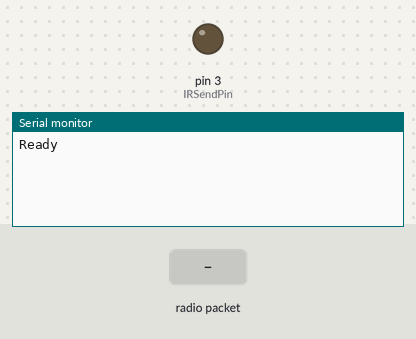
A sketch run on a simulated Arduino Uno, built with avr-gcc and run on an emulated ATmega328P. Parts: output pins drawn as LEDs (lit = HIGH), the last lines printed to the serial monitor. The test bench sets the inputs (shaded band). No radio packets arrive unless stated.

Above: at 1.2 s.
1.3 s: radio packet "irSpeed" arrives
At 1.7 s:
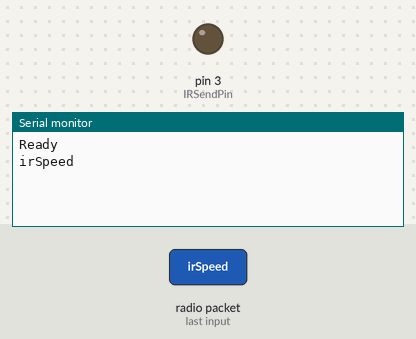
2.8 s: radio packet "irTime" arrives
At 3.9 s:
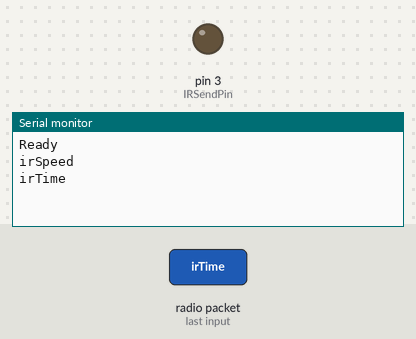
4.4 s: radio packet "irON" arrives
At 4.8 s:
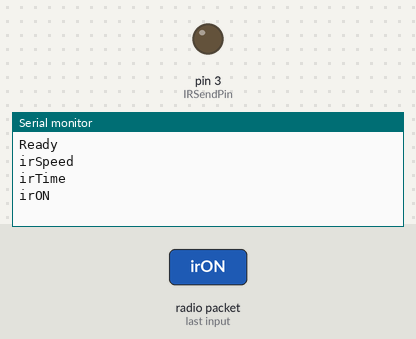

Measured:
- after the input at 1.3 s, the serial monitor: prints a new line at once (image 1)
- after the input at 2.8 s, the serial monitor: prints a new line after 0.11 s (image 2)
- after the input at 4.4 s, the serial monitor: prints a new line after 0.10 s (image 3)

The sketch:

ard_client.ino
```cpp
// Libraries
#include <SPI.h>
#include <nRF24L01.h>
#include <printf.h>
#include <RF24.h>
#include <RF24_config.h>

// Pins
const int RF24CEPin = 9;  // RF24 Chip Enable
const int RF24CSNPin = 8;  // RF24 Chip Select Not
const int IRSendPin = 3;  // Enables the LEDs

// Constants
const uint16_t loopIterMax = 128; // Iterations of the loop before resetting
const int rfCmdLength = 16;

// Program Counter
int loopIter = 0;                 // Program counter to check current loop iteration

//RF Values
char rf_cmd[rfCmdLength] = {0};
char rf_cmd_prev[rfCmdLength] = {0};

void setup()
{
  // Open Serial
  Serial.begin(115200);
  while(!Serial);
  Serial.println("Ready");

  // Designate Pin Modes
  pinMode(RF24CEPin, OUTPUT);
  pinMode(RF24CSNPin, OUTPUT);
  pinMode(IRSendPin, OUTPUT);

  radioInit();

}

void loop()
{
  loopIter++;
  if (loopIter == loopIterMax)
  {
    doRX();
    doIR();
    loopIter = 0;
    delay(2);
  }
  delay(1);
}
```

ir_control.ino
```cpp
#include <IRremote.h>

IRsend IRSender;

uint32_t irON = 0xF700FF;
uint32_t irOFF = 0xF7807F;
uint32_t irTime = 0xF740BF;
uint32_t irSpeed = 0xF7C03F;
uint32_t irFade = 0xF7D02F;
uint32_t irJump = 0xF7F00F;
uint32_t irAsyncFade = 0xF7C837;
uint32_t irAsyncJump = 0xF7E817;
uint32_t irRed = 0xF720DF;
uint32_t irOrange = 0xF710EF;
uint32_t irYellow = 0xF730CF;
uint32_t irYellowGreen = 0xF708F7;
uint32_t irLime = 0xF728D7;
uint32_t irGreen = 0xF7A05F;
uint32_t irLightGreen = 0xF7906F;
uint32_t irTeal = 0xF7B04F;
uint32_t irTurquoise = 0xF78877;
uint32_t irLightBlue = 0xF7A857;
uint32_t irBlue = 0xF7609F;
uint32_t irIndigo = 0xF750AF;
uint32_t irViolet = 0xF7708F;
uint32_t irLavender = 0xF748B7;
uint32_t irPink = 0xF76897;
uint32_t irWhite = 0xF720DF;

void doIR()
{
  if((strcmp(rf_cmd, rf_cmd_prev) == 0) && (strcmp(rf_cmd, "irSpeed") != 0) && (strcmp(rf_cmd, "irTime") != 0));
  else
  {
    if(strcmp(rf_cmd, "irON") == 0) IRSender.sendNEC(irON, 32, false);
    if(strcmp(rf_cmd, "irOFF") == 0) IRSender.sendNEC(irOFF, 32, false);
    if(strcmp(rf_cmd, "irTime") == 0) IRSender.sendNEC(irTime, 32, false);
    if(strcmp(rf_cmd, "irSpeed") == 0) IRSender.sendNEC(irSpeed, 32, false);
    if(strcmp(rf_cmd, "irFade") == 0) IRSender.sendNEC(irFade, 32, false);
    if(strcmp(rf_cmd, "irJump") == 0) IRSender.sendNEC(irJump, 32, false);
    if(strcmp(rf_cmd, "irAsyncFade") == 0) IRSender.sendNEC(irAsyncFade, 32, false);
    if(strcmp(rf_cmd, "irAsyncJump") == 0) IRSender.sendNEC(irAsyncJump, 32, false);
    if(strcmp(rf_cmd, "irRed") == 0) IRSender.sendNEC(irRed, 32, false);
    if(strcmp(rf_cmd, "irOrange") == 0) IRSender.sendNEC(irOrange, 32, false);
    if(strcmp(rf_cmd, "irYellow") == 0) IRSender.sendNEC(irYellow, 32, false);
    if(strcmp(rf_cmd, "irYellowGreen") == 0) IRSender.sendNEC(irYellowGreen, 32, false);
    if(strcmp(rf_cmd, "irLime") == 0) IRSender.sendNEC(irLime, 32, false);
    if(strcmp(rf_cmd, "irGreen") == 0) IRSender.sendNEC(irGreen, 32, false);
    if(strcmp(rf_cmd, "irLightGreen") == 0) IRSender.sendNEC(irLightGreen, 32, false);
    if(strcmp(rf_cmd, "irTeal") == 0) IRSender.sendNEC(irTeal, 32, false);
    if(strcmp(rf_cmd, "irTurquoise") == 0) IRSender.sendNEC(irTurquoise, 32, false);
    if(strcmp(rf_cmd, "irLightBlue") == 0) IRSender.sendNEC(irLightBlue, 32, false);
    if(strcmp(rf_cmd, "irBlue") == 0) IRSender.sendNEC(irBlue, 32, false);
    if(strcmp(rf_cmd, "irIndigo") == 0) IRSender.sendNEC(irIndigo, 32, false);
    if(strcmp(rf_cmd, "irViolet") == 0) IRSender.sendNEC(irViolet, 32, false);
    if(strcmp(rf_cmd, "irLavender") == 0) IRSender.sendNEC(irLavender, 32, false);
    if(strcmp(rf_cmd, "irPink") == 0) IRSender.sendNEC(irPink, 32, false);
    if(strcmp(rf_cmd, "irWhite") == 0) IRSender.sendNEC(irWhite, 32, false);
  }
  memcpy(rf_cmd_prev, rf_cmd, rfCmdLength);
}
```

receiver.ino
```cpp
byte address[5] = {'A','L','0','0','0'};        // RF Address Selection

RF24 radio(RF24CEPin, RF24CSNPin);

void radioInit()
{
  radio.begin();
  radio.setDataRate( RF24_250KBPS );

  radio.openReadingPipe(0, address);
  radio.startListening();
}

void doRX()
{
  if (radio.available())
  {
    radio.read(&rf_cmd, sizeof(rf_cmd));
    Serial.println(rf_cmd);
  }
}
```
